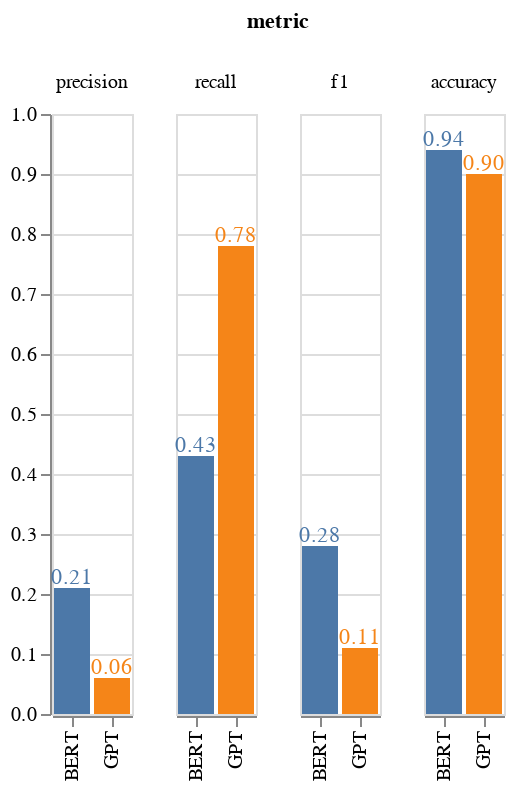

The notebook cell saved with this chart:
### Code cell
bars = alt.Chart(metrics_long).mark_bar().encode(
    y=alt.Y("score", title=''),
    x=alt.X("model", title=''),
    color=alt.Color("model", legend=None)
)

text = alt.Chart(metrics_long).mark_text(dx=0, dy=-5, color='blue').encode(
    y="score",
    x="model",
    detail='score',
    text=alt.Text('score', format='.2f'),
    color='model'
)

metrics_chart = alt.layer(bars, text).facet(
    column=alt.Column("metric", sort=["precision", "recall", "f1"])
) 

metrics_chart

### Figure 1 — Vega-Lite specification as saved in the notebook (floating-point values rounded to 4 significant figures)
{"config": {"view": {"continuousWidth": 300, "continuousHeight": 300}}, "data": {"name": "data-ac5971018f356d6246e66019cd856d53"}, "facet": {"column": {"field": "metric", "sort": ["precision", "recall", "f1"], "type": "nominal"}}, "spec": {"layer": [{"mark": {"type": "bar"}, "encoding": {"color": {"field": "model", "legend": null, "type": "nominal"}, "x": {"field": "model", "title": "", "type": "nominal"}, "y": {"field": "score", "title": "", "type": "quantitative"}}}, {"mark": {"type": "text", "color": "blue", "dx": 0, "dy": -5}, "encoding": {"color": {"field": "model", "type": "nominal"}, "detail": {"field": "score", "type": "quantitative"}, "text": {"field": "score", "format": ".2f", "type": "quantitative"}, "x": {"field": "model", "type": "nominal"}, "y": {"field": "score", "type": "quantitative"}}}]}, "$schema": "https://vega.github.io/schema/vega-lite/v5.14.1.json", "datasets": {"data-ac5971018f356d6246e66019cd856d53": [{"model": "BERT", "metric": "precision", "score": 0.21}, {"model": "BERT", "metric": "recall", "score": 0.43}, {"model": "BERT", "metric": "accuracy", "score": 0.94}, {"model": "BERT", "metric": "f1", "score": 0.28}, {"model": "GPT", "metric": "precision", "score": 0.06}, {"model": "GPT", "metric": "recall", "score": 0.78}, {"model": "GPT", "metric": "accuracy", "score": 0.9}, {"model": "GPT", "metric": "f1", "score": 0.11}]}}
